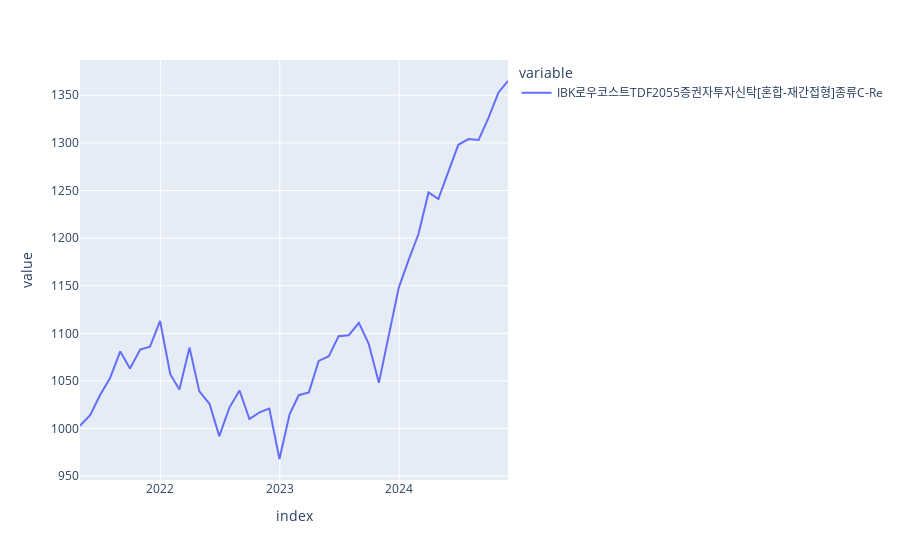

Notebook code for this chart:
### Code cell
#i = 2050
i = 2055
data = preprocessed_data[i]
#data.keys()

col = '수수료 적용 전'
d = data['default'][col]['history']
i = data['default'][col]['index']
df = pd.DataFrame(d, index=i)

import plotly.express as px
px.line(df)

### Figure 1 — Plotly figure (JSON) as saved in the notebook; plotly's stock layout.template omitted (floating-point values rounded to 4 significant figures)
{"data": [{"hovertemplate": "variable=IBK로우코스트TDF2055증권자투자신탁[혼합-재간접형]종류C-Re<br>index=%{x}<br>value=%{y}<extra></extra>", "legendgroup": "IBK로우코스트TDF2055증권자투자신탁[혼합-재간접형]종류C-Re", "line": {"color": "#636efa", "dash": "solid"}, "marker": {"symbol": "circle"}, "mode": "lines", "name": "IBK로우코스트TDF2055증권자투자신탁[혼합-재간접형]종류C-Re", "orientation": "v", "showlegend": true, "type": "scatter", "x": ["2021-04-30", "2021-05-31", "2021-06-30", "2021-07-31", "2021-08-31", "2021-09-30", "2021-10-31", "2021-11-30", "2021-12-31", "2022-01-31", "2022-02-28", "2022-03-31", "2022-04-30", "2022-05-31", "2022-06-30", "2022-07-31", "2022-08-31", "2022-09-30", "2022-10-31", "2022-11-30", "2022-12-31", "2023-01-31", "2023-02-28", "2023-03-31", "2023-04-30", "2023-05-31", "2023-06-30", "2023-07-31", "2023-08-31", "2023-09-30", "2023-10-31", "2023-11-30", "2023-12-31", "2024-01-31", "2024-02-29", "2024-03-31", "2024-04-30", "2024-05-31", "2024-06-30", "2024-07-31", "2024-08-31", "2024-09-30", "2024-10-31", "2024-11-29"], "xaxis": "x", "y": [1003, 1014, 1035, 1053, 1081, 1063, 1083, 1086, 1113, 1057, 1041, 1085, 1039, 1026, 992, 1022, 1040, 1010, 1017, 1021, 968, 1015, 1035, 1038, 1071, 1076, 1097, 1098, 1111, 1089, 1048, 1098, 1148, 1178, 1204, 1248, 1241, 1270, 1298, 1304, 1303, 1326, 1353, 1365], "yaxis": "y"}], "layout": {"autosize": true, "legend": {"title": {"text": "variable"}, "tracegroupgap": 0}, "margin": {"t": 60}, "xaxis": {"anchor": "y", "autorange": true, "domain": [0, 1], "range": ["2021-04-30", "2024-11-29"], "title": {"text": "index"}, "type": "date"}, "yaxis": {"anchor": "x", "autorange": true, "domain": [0, 1], "range": [945.9, 1387.0], "title": {"text": "value"}, "type": "linear"}}}
